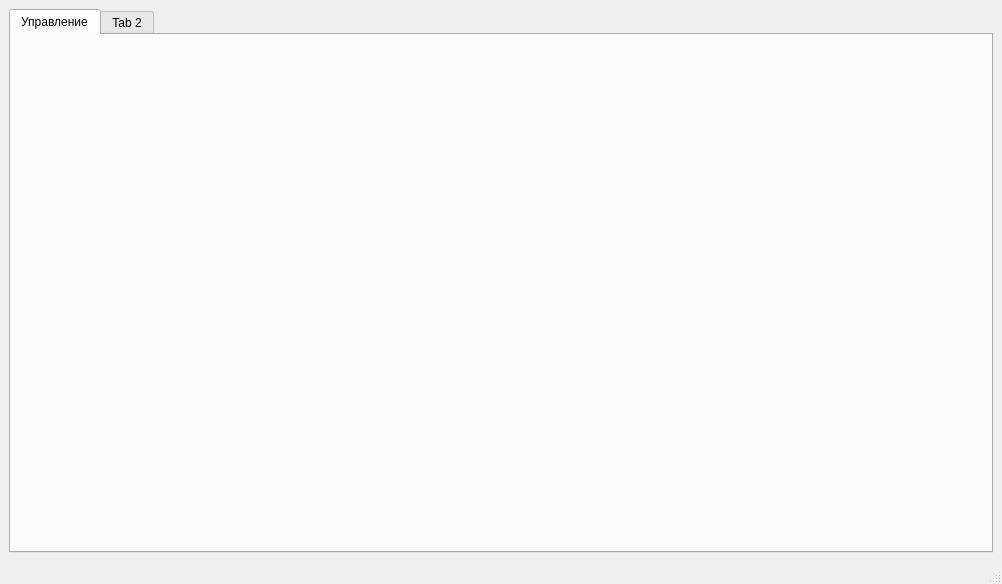
<?xml version="1.0" encoding="UTF-8"?>
<ui version="4.0">
 <class>MainWindow</class>
 <widget class="QMainWindow" name="MainWindow">
  <property name="geometry">
   <rect>
    <x>0</x>
    <y>0</y>
    <width>1002</width>
    <height>584</height>
   </rect>
  </property>
  <property name="windowTitle">
   <string>Xenon</string>
  </property>
  <widget class="QWidget" name="centralwidget">
   <layout class="QHBoxLayout" name="horizontalLayout">
    <item>
     <widget class="QTabWidget" name="tab">
      <property name="currentIndex">
       <number>0</number>
      </property>
      <property name="elideMode">
       <enum>Qt::ElideNone</enum>
      </property>
      <property name="documentMode">
       <bool>false</bool>
      </property>
      <widget class="QWidget" name="tab_control">
       <attribute name="title">
        <string>Управление</string>
       </attribute>
       <layout class="QHBoxLayout" name="horizontalLayout_2">
        <property name="spacing">
         <number>0</number>
        </property>
        <property name="leftMargin">
         <number>0</number>
        </property>
        <property name="topMargin">
         <number>0</number>
        </property>
        <property name="rightMargin">
         <number>0</number>
        </property>
        <property name="bottomMargin">
         <number>0</number>
        </property>
        <item>
         <layout class="QVBoxLayout" name="control_layout">
          <property name="spacing">
           <number>0</number>
          </property>
         </layout>
        </item>
       </layout>
      </widget>
      <widget class="QWidget" name="tab_2">
       <attribute name="title">
        <string>Tab 2</string>
       </attribute>
      </widget>
     </widget>
    </item>
   </layout>
  </widget>
  <widget class="QMenuBar" name="menubar">
   <property name="geometry">
    <rect>
     <x>0</x>
     <y>0</y>
     <width>1002</width>
     <height>30</height>
    </rect>
   </property>
  </widget>
  <widget class="QStatusBar" name="statusbar"/>
 </widget>
 <resources/>
 <connections/>
</ui>
